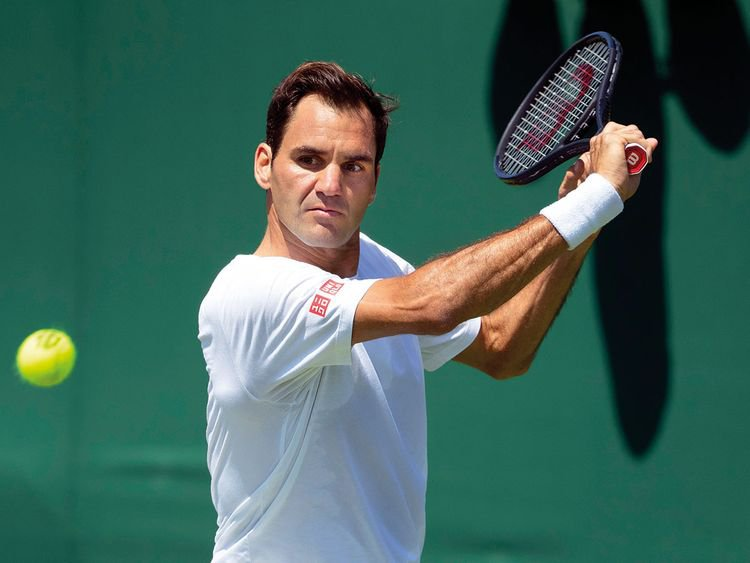
#> input picture test_images/federer.jpg, 750 x 563 px; its folder holds only this picture in this run
$ python -i util.py   (imports and definitions only)
#> lines starting #> are read from the running program, lines starting #| are printed output that depends on the picture
import joblib
import json
import numpy as np
import base64
import cv2
from wavelet import w2d
import streamlit as st

__class_name_to_number = {}
__class_number_to_name = {}

__model = None

def class_number_to_name(class_num):
    return __class_number_to_name[class_num]

def load_saved_artifacts():
    global __class_name_to_number
    global __class_number_to_name

    with open("./artifacts/class_dictionary.json", "r") as f:
        print(f)
        __class_name_to_number = json.load(f)
        __class_number_to_name = {v:k for k,v in __class_name_to_number.items()}

    global __model
    if __model is None:
        with open('./artifacts/saved_model.pkl', 'rb') as f:
            __model = joblib.load(f)

# [1 line not run here, left out]

def local_css(file_name):
  with open(file_name) as f:
    st.markdown(f'<style>{f.read()}</style>', unsafe_allow_html=True)

def img_to_bytes(img):
    img_bytes = img.getvalue()
    encoded = base64.b64encode(img_bytes).decode()
    return encoded

def classify_image(img):
    image_base64_data = img_to_bytes(img)
    imgs = get_cropped_image_if_2_eyes(image_base64_data)
    if len(imgs) == 0:
        return 0
    result = []
    scalled_raw_img = cv2.resize(imgs, (32, 32))
    img_har = w2d(imgs, 'db1', 5)
    scalled_img_har = cv2.resize(img_har, (32, 32))
    combined_img = np.vstack((scalled_raw_img.reshape(32 * 32 * 3, 1), scalled_img_har.reshape(32 * 32, 1)))

    len_image_array = 32*32*3 + 32*32

    final = combined_img.reshape(1,len_image_array).astype(float)
    result.append({
        'class': class_number_to_name(__model.predict(final)[0]),
        'class_probability': np.around(__model.predict_proba(final)*100,2).tolist()[0],
        'class_dictionary': __class_name_to_number
    })

    return result

def get_cv2_image_from_base64_string(b64str):
    nparr = np.frombuffer(base64.b64decode(b64str), np.uint8)
    img = cv2.imdecode(nparr, cv2.IMREAD_COLOR)
    return img

def get_cropped_image_if_2_eyes(image_base64_data):
    face_cascade = cv2.CascadeClassifier('./opencv/haarcascades/haarcascade_frontalface_default.xml')
    eye_cascade = cv2.CascadeClassifier('./opencv/haarcascades/haarcascade_eye.xml')
    img = get_cv2_image_from_base64_string(image_base64_data)
    gray = cv2.cvtColor(img, cv2.COLOR_BGR2GRAY)
    faces = face_cascade.detectMultiScale(gray, 1.3, 5)
    cropped_faces = []
    faces = face_cascade.detectMultiScale(gray, 1.3, 5)
    for (x,y,w,h) in faces:
        roi_gray = gray[y:y+h, x:x+w]
        roi_color = img[y:y+h, x:x+w]
        eyes = eye_cascade.detectMultiScale(roi_gray)
        if len(eyes) >= 2:
            return roi_color
    return cropped_faces

>>> import cv2
>>> picture = cv2.imread('test_images/federer.jpg', cv2.IMREAD_GRAYSCALE)
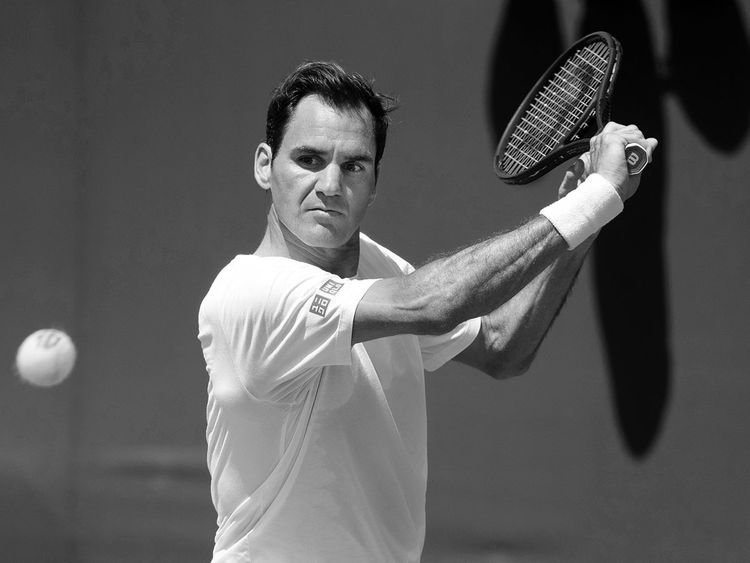
#> picture: shape (563, 750); min 0, max 255, mean 89.1
#> (the run stopped early here; a loop or call above may not have finished)

$ run again, on test_images/lionel.jpg
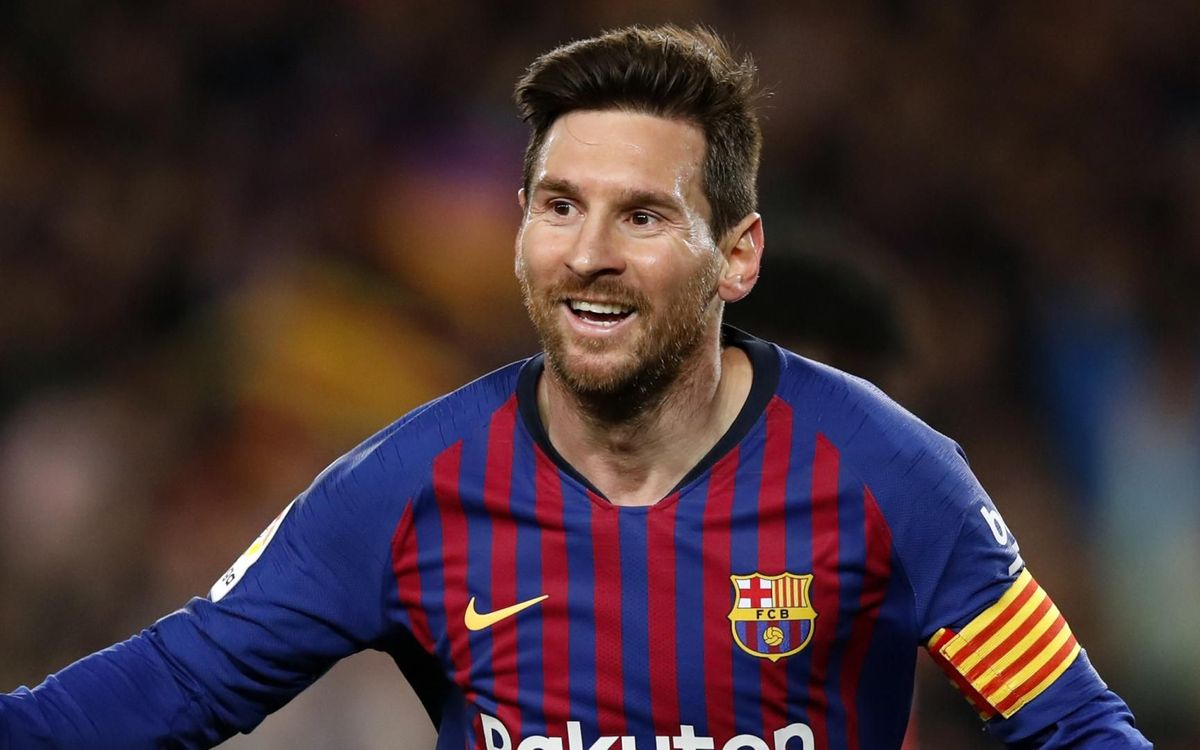
#> input picture test_images/lionel.jpg, 1200 x 750 px
#> `picture = cv2.imread('test_images/federer.jpg', cv2.IMREAD_GRAYSCALE)`:
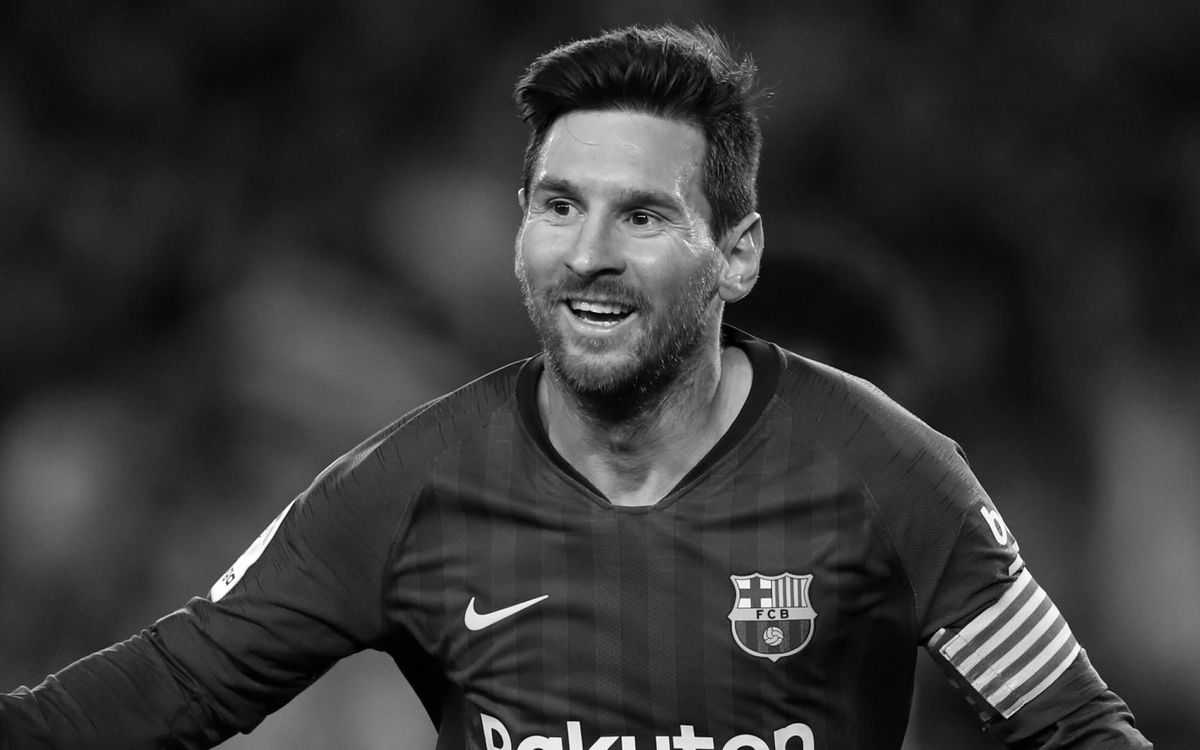
#> picture: shape (750, 1200); min 0, max 255, mean 53

$ run again, on test_images/serena.jpg
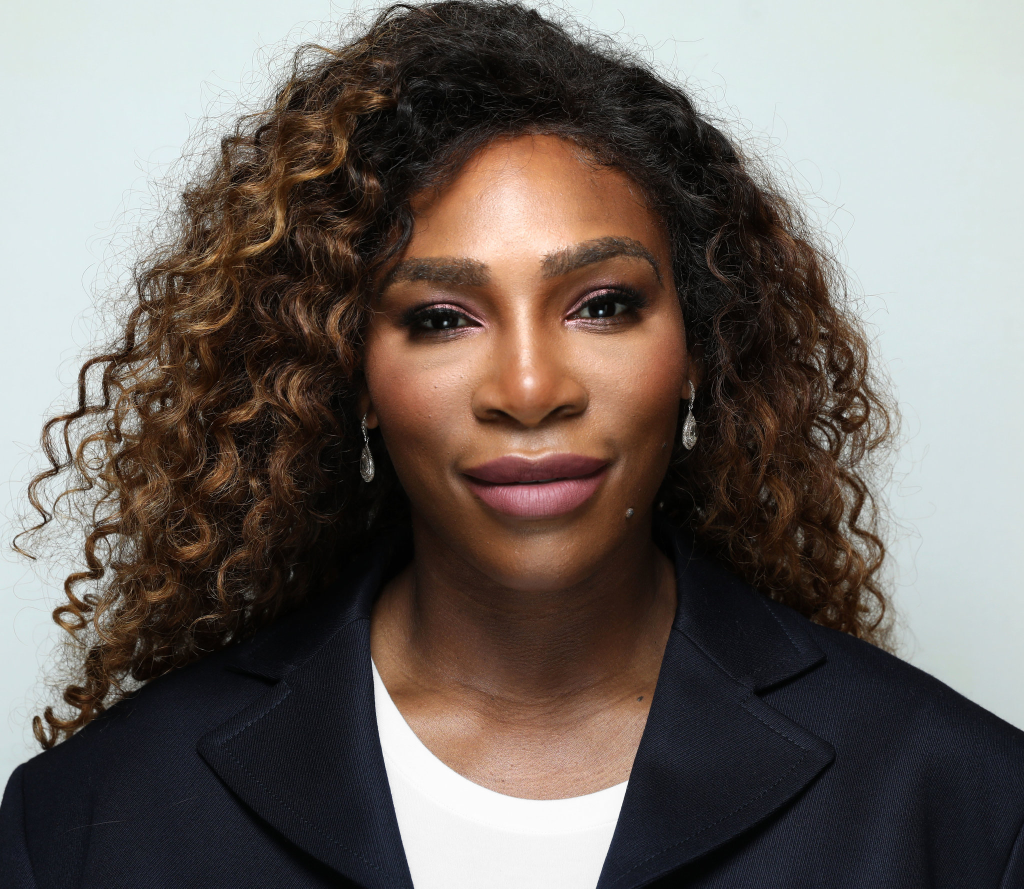
#> input picture test_images/serena.jpg, 2048 x 1777 px (shown at 1/2 size)
#> `picture = cv2.imread('test_images/federer.jpg', cv2.IMREAD_GRAYSCALE)`:
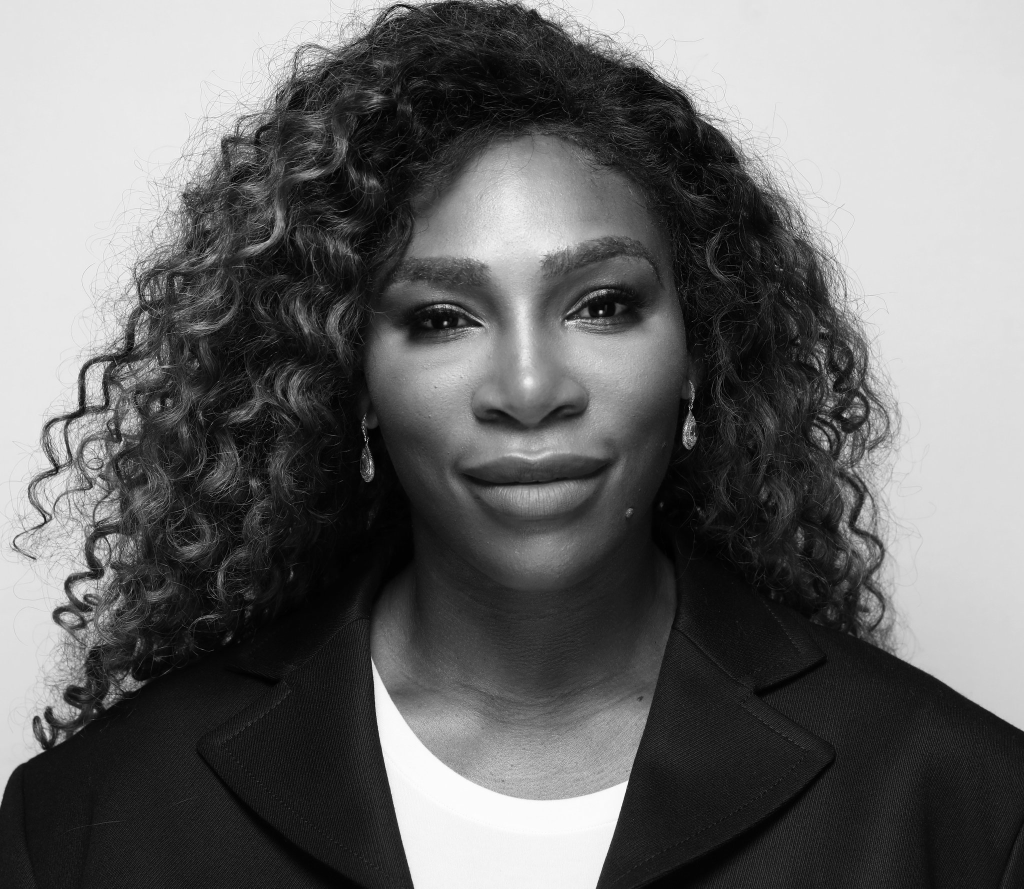
#> picture: shape (1777, 2048) (shown at 1/2 size); min 0, max 255, mean 106
